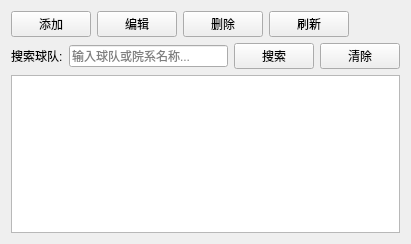
<?xml version="1.0" encoding="UTF-8"?>
<ui version="4.0">
 <class>TeamManager</class>
 <widget class="QWidget" name="TeamManager">
  <property name="geometry">
   <rect>
    <x>0</x>
    <y>0</y>
    <width>411</width>
    <height>244</height>
   </rect>
  </property>
  <layout class="QVBoxLayout" name="verticalLayout">
   <item>
    <layout class="QHBoxLayout" name="buttonLayout">
     <item>
      <widget class="QPushButton" name="btnAdd">
       <property name="text">
        <string>添加</string>
       </property>
      </widget>
     </item>
     <item>
      <widget class="QPushButton" name="btnEdit">
       <property name="text">
        <string>编辑</string>
       </property>
      </widget>
     </item>
     <item>
      <widget class="QPushButton" name="btnDelete">
       <property name="text">
        <string>删除</string>
       </property>
      </widget>
     </item>
     <item>
      <widget class="QPushButton" name="btnRefresh">
       <property name="text">
        <string>刷新</string>
       </property>
      </widget>
     </item>
     <item>
      <spacer name="horizontalSpacer">
       <property name="orientation">
        <enum>Qt::Horizontal</enum>
       </property>
       <property name="sizeHint" stdset="0">
        <size>
         <width>40</width>
         <height>20</height>
        </size>
       </property>
      </spacer>
     </item>
    </layout>
   </item>
   <item>
    <layout class="QHBoxLayout" name="searchLayout">
     <item>
      <widget class="QLabel" name="labelSearch">
       <property name="text">
        <string>搜索球队:</string>
       </property>
      </widget>
     </item>
     <item>
      <widget class="QLineEdit" name="txtSearch">
       <property name="placeholderText">
        <string>输入球队或院系名称...</string>
       </property>
      </widget>
     </item>
     <item>
      <widget class="QPushButton" name="btnSearch">
       <property name="text">
        <string>搜索</string>
       </property>
      </widget>
     </item>
     <item>
      <widget class="QPushButton" name="btnClearSearch">
       <property name="text">
        <string>清除</string>
       </property>
      </widget>
     </item>
    </layout>
   </item>
   <!-- END SEARCH BAR -->
   <item>
    <widget class="QTableWidget" name="tableWidget">
     <property name="sizePolicy">
      <sizepolicy hsizetype="Expanding" vsizetype="Expanding">
       <horstretch>1</horstretch>
       <verstretch>0</verstretch>
      </sizepolicy>
     </property>
    </widget>
   </item>
  </layout>
 </widget>
 <resources/>
 <connections/>
</ui>
